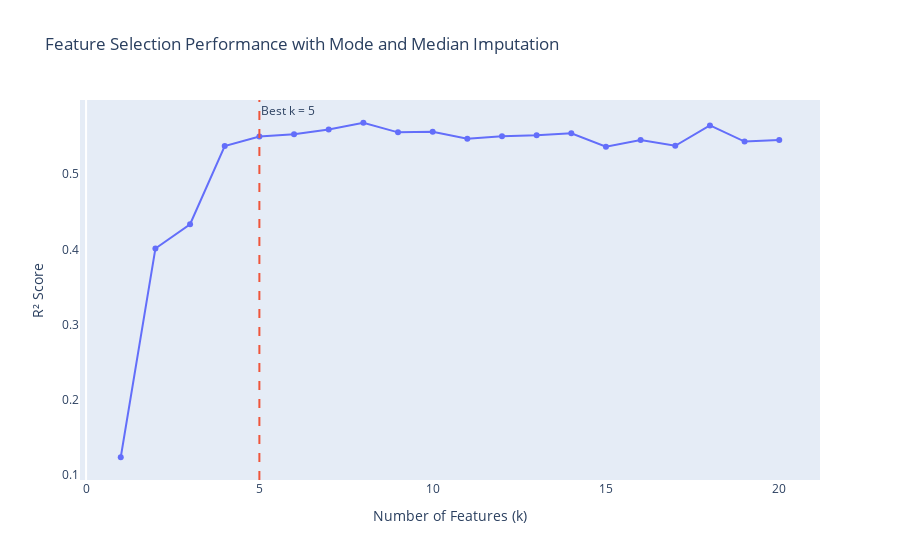

Source (notebook cell):
### Code cell
fig = px.line(
    df, x='k', y='cv_score', markers=True,
    title='Feature Selection Performance with Mode and Median Imputation', 
    labels={
        'k': 'Number of Features (k)',
        'cv_score': 'R² Score'
    }
)
fig.add_vline(
    x=5,
    line_dash="dash",
    line_color="#EF553B",
    annotation_text="Best k = 5",
    annotation_position="top right"
)
fig.update_layout(xaxis=dict(showgrid=False), 
                  yaxis=dict(showgrid=False))
# fig.update_traces(line=dict(color='blue'))
fig.show()

### Figure 1 — Plotly figure (JSON) as saved in the notebook; plotly's stock layout.template omitted (floating-point values rounded to 4 significant figures)
{"data": [{"hovertemplate": "Number of Features (k)=%{x}<br>R² Score=%{y}<extra></extra>", "legendgroup": "", "line": {"color": "#636efa", "dash": "solid"}, "marker": {"symbol": "circle"}, "mode": "lines+markers", "name": "", "orientation": "v", "showlegend": false, "type": "scatter", "x": [1, 2, 3, 4, 5, 6, 7, 8, 9, 10, 11, 12, 13, 14, 15, 16, 17, 18, 19, 20], "xaxis": "x", "y": [0.1236, 0.4011, 0.4333, 0.5373, 0.55, 0.553, 0.5592, 0.5682, 0.5554, 0.5563, 0.5468, 0.5501, 0.5516, 0.5543, 0.5364, 0.5452, 0.5376, 0.5647, 0.5432, 0.5452], "yaxis": "y"}], "layout": {"annotations": [{"showarrow": false, "text": "Best k = 5", "x": 5, "xanchor": "left", "xref": "x", "y": 1, "yanchor": "top", "yref": "y domain"}], "legend": {"tracegroupgap": 0}, "shapes": [{"line": {"color": "#EF553B", "dash": "dash"}, "type": "line", "x0": 5, "x1": 5, "xref": "x", "y0": 0, "y1": 1, "yref": "y domain"}], "title": {"text": "Feature Selection Performance with Mode and Median Imputation"}, "xaxis": {"anchor": "y", "domain": [0, 1], "showgrid": false, "title": {"text": "Number of Features (k)"}}, "yaxis": {"anchor": "x", "domain": [0, 1], "showgrid": false, "title": {"text": "R² Score"}}}}
